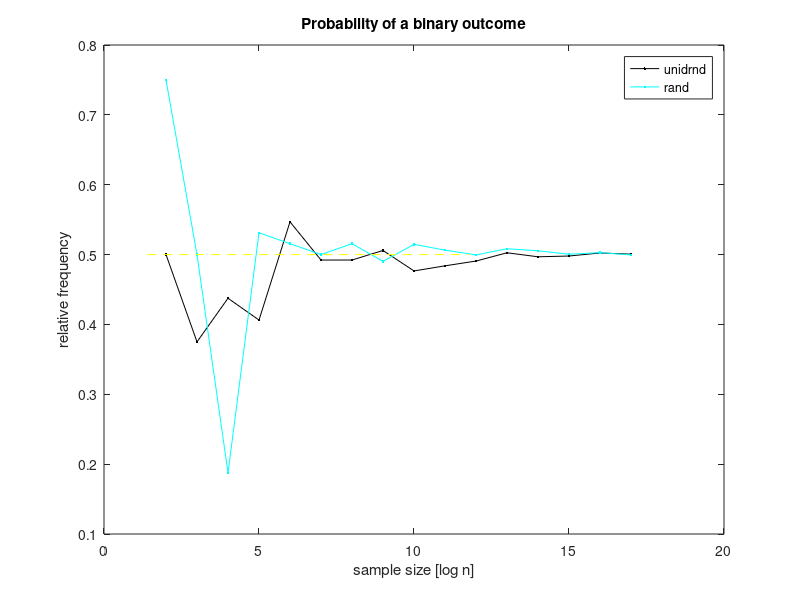

Write MATLAB code to recreate this figure.
% Exercise 1 of Chp.2
% Generation of discrete uniform data and computation of the probability of
% occurrence of a discrete value.
m = 2; % number of discrete values for the random variable
nV = 2.^(2:17)';
% The following is just to show how to save a figure (not activated)
pridir = 'D:\MyFiles\Teach\DataAnalysisTHMMY\Figures\'; % The selected directory
pritxt = 'exercise2_1'; % The selected filename (without suffix)

% Applying both approaches for random coin toss: 1) directly from the 
% discrete uniform distribution, 2) discretizing the number from the 
% continuous uniform distribution.   
nn = length(nV);
propM = NaN*ones(nn,2);
for in=1:nn
    n = nV(in);
    fprintf('%d.',n);
    xV = unidrnd(m,n,1);
    yV = rand(n,1);
    propM(in,1) = length(find(xV==1))/n;
    propM(in,2) = length(find(yV<0.5))/n;
end
fprintf('\n');
figure(1)
clf
plot(log2(nV),propM(:,1),'.-k')
hold on
plot(log2(nV),propM(:,2),'.-c')
plot([log(nV(1)) log(nV(nn))],(1/m)*[1 1],'--y')
legend('unidrnd','rand')
xlabel('sample size [log n]')
ylabel('relative frequency')
title('Probability of a binary outcome')
eval(['print -djpeg ',pridir,pritxt,'.jpg'])
